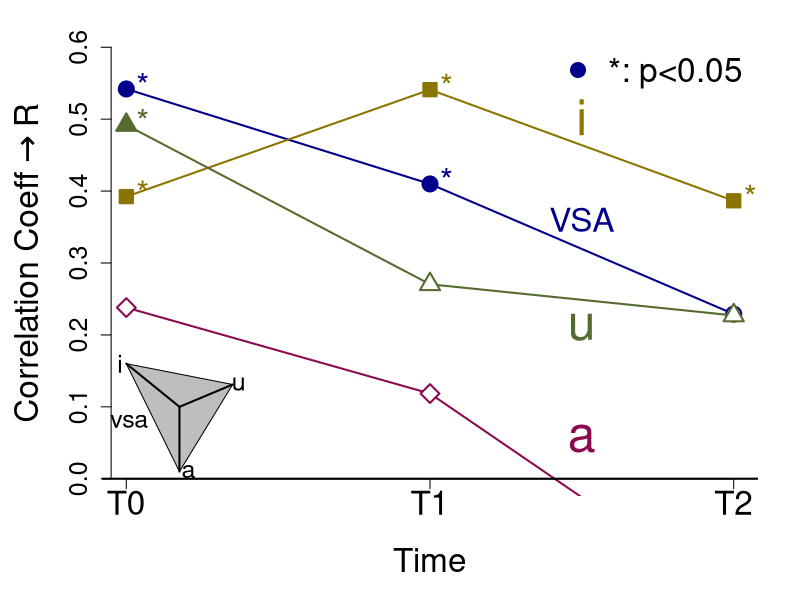

Reproduce this figure in R.
# R
#
# Copyright: 2017-2018, R.J.J.H. van Son and the Netherlands Cancer Institute
# License: GNU GPL v2 or later
# email: r.v.son@nki.nl
#
#
library("lmtest")
#
# A4 size in Inches
OutputWidth <-  11.692;
OutputHeight <- 7.5;
#
filenameText <- "PerceptualSpaceCorr_plotText.pdf"


LexpTableIndividual <- read.table("ListeningExp.tsv", header = TRUE, sep = "\t", na.strings = "-");
LexpTableIndividual$T <- factor(LexpTableIndividual$T, ordered=TRUE)
LexpTableIndividual$Speaker <- factor(LexpTableIndividual$Speaker, ordered=FALSE)

PatakaTable <- read.table("Pataka_results.tsv", header = TRUE, sep = "\t", na.strings = "-");

VowelTable <- read.table("Patient_data_Robust.tsv", header = TRUE, sep = "\t", na.strings = "-");
VowelTable$T <- factor(VowelTable$T, ordered=TRUE)
VowelTable$Speaker <- factor(VowelTable$Speaker, ordered=TRUE)

# Normalize scores
LexpTableIndividual$NormRating <- LexpTableIndividual$Rating
for(eval in unique(LexpTableIndividual$Evaluator)){
	LexpTableIndividual[LexpTableIndividual$Evaluator==eval,]$NormRating <- as.vector(scale(LexpTableIndividual[LexpTableIndividual$Evaluator==eval,]$Rating))
}

LexpTable <- aggregate(cbind(Rating, NormRating)~Speaker+T+Sex, data=LexpTableIndividual, mean);
VowelTable <- merge(VowelTable, LexpTable, by=c("Speaker", "T", "Sex"), sort = TRUE, all = TRUE)
VowelTable <- merge(VowelTable, PatakaTable, by = c("Speaker", "T"), suffixes = c("", ".pataka"), sort = TRUE, all=TRUE)


# Convert to T0, T1, T2 table
T0Table <- subset(VowelTable, subset = T == 0)
T1Table <- subset(VowelTable, subset = T == 1)
T2Table <- subset(VowelTable, subset = T == 2)
names(T2Table) <- paste(names(T2Table),".T2", sep="")
names(T2Table)[1] <- "Speaker"
names(T2Table)[2] <- "T"
names(T2Table)[3] <- "Sex"
names(T2Table)[4] <- "Name"
names(T2Table)[5] <- "Task"

TimeTable <- merge(T0Table, T1Table, by = c("Speaker", "Task"), suffixes = c(".T0", ".T1"), sort = TRUE, all = TRUE)
TimeTable <- merge(TimeTable, T2Table, by = c("Speaker", "Task"), sort = TRUE, all = TRUE)

# Indexed values on time T0
TimeTable$IdxNormRating.T1 <- 100 + 12*(TimeTable$NormRating.T1 - TimeTable$NormRating.T0)
TimeTable$IdxNormRating.T2 <- 100 + 12*(TimeTable$NormRating.T2 - TimeTable$NormRating.T0)

TimeTable$Idxart.rate.T1 <- 100 * TimeTable$art.rate.T1 / TimeTable$art.rate.T0
TimeTable$Idxart.rate.T2 <- 100 * TimeTable$art.rate.T2 / TimeTable$art.rate.T0

TimeTable$IdxArea2.T1 <- 100 * TimeTable$Area2.T1 / TimeTable$Area2.T0
TimeTable$IdxArea2.T2 <- 100 * TimeTable$Area2.T2 / TimeTable$Area2.T0

TimeTable$Idx.i.dist.T1 <- 100 * TimeTable$i.dist.T1 / TimeTable$i.dist.T0
TimeTable$Idx.i.dist.T2 <- 100 * TimeTable$i.dist.T2 / TimeTable$i.dist.T0

TimeTable$Idx.a.dist.T1 <- 100 * TimeTable$a.dist.T1 / TimeTable$a.dist.T0
TimeTable$Idx.a.dist.T2 <- 100 * TimeTable$a.dist.T2 / TimeTable$a.dist.T0

TimeTable$Idx.u.dist.T1 <- 100 * TimeTable$u.dist.T1 / TimeTable$u.dist.T0
TimeTable$Idx.u.dist.T2 <- 100 * TimeTable$u.dist.T2 / TimeTable$u.dist.T0

# Corr tests
TextData <- TimeTable[TimeTable$Task == "Dapre",]
WordsData <- TimeTable[TimeTable$Task == "Words",]

Area2NormRatingText.T0 <- cor.test(TextData$NormRating.T0, TextData$Area2.T0)
Area2NormRatingText.T1 <- cor.test(TextData$NormRating.T1, TextData$Area2.T1)
Area2NormRatingText.T2 <- cor.test(TextData$NormRating.T2, TextData$Area2.T2)

Area2Corr <- c(Area2NormRatingText.T0$estimate[[1]], Area2NormRatingText.T1$estimate[[1]], Area2NormRatingText.T2$estimate[[1]])
Area2P.value <- c(Area2NormRatingText.T0$p.value[[1]], Area2NormRatingText.T1$p.value[[1]], Area2NormRatingText.T2$p.value[[1]])
Area2Significance <- c("", "", "")
Area2Significance[Area2P.value < 0.05] = "*"

i.dist.NormRatingText.T0 <- cor.test(TextData$NormRating.T0, TextData$i.dist.T0)
i.dist.NormRatingText.T1 <- cor.test(TextData$NormRating.T1, TextData$i.dist.T1)
i.dist.NormRatingText.T2 <- cor.test(TextData$NormRating.T2, TextData$i.dist.T2)

i.dist.Corr <- c(i.dist.NormRatingText.T0$estimate[[1]], i.dist.NormRatingText.T1$estimate[[1]], i.dist.NormRatingText.T2$estimate[[1]])
i.dist.P.value <- c(i.dist.NormRatingText.T0$p.value[[1]], i.dist.NormRatingText.T1$p.value[[1]], i.dist.NormRatingText.T2$p.value[[1]])
i.dist.Significance <- c("", "", "")
i.dist.Significance[i.dist.P.value < 0.05] = "*"

a.dist.NormRatingText.T0 <- cor.test(TextData$NormRating.T0, TextData$a.dist.T0)
a.dist.NormRatingText.T1 <- cor.test(TextData$NormRating.T1, TextData$a.dist.T1)
a.dist.NormRatingText.T2 <- cor.test(TextData$NormRating.T2, TextData$a.dist.T2)

a.dist.Corr <- c(a.dist.NormRatingText.T0$estimate[[1]], a.dist.NormRatingText.T1$estimate[[1]], a.dist.NormRatingText.T2$estimate[[1]])
a.dist.P.value <- c(a.dist.NormRatingText.T0$p.value[[1]], a.dist.NormRatingText.T1$p.value[[1]], a.dist.NormRatingText.T2$p.value[[1]])
a.dist.Significance <- c("", "", "")
a.dist.Significance[a.dist.P.value < 0.05] = "*"

u.dist.NormRatingText.T0 <- cor.test(TextData$NormRating.T0, TextData$u.dist.T0)
u.dist.NormRatingText.T1 <- cor.test(TextData$NormRating.T1, TextData$u.dist.T1)
u.dist.NormRatingText.T2 <- cor.test(TextData$NormRating.T2, TextData$u.dist.T2)

u.dist.Corr <- c(u.dist.NormRatingText.T0$estimate[[1]], u.dist.NormRatingText.T1$estimate[[1]], u.dist.NormRatingText.T2$estimate[[1]])
u.dist.P.value <- c(u.dist.NormRatingText.T0$p.value[[1]], u.dist.NormRatingText.T1$p.value[[1]], u.dist.NormRatingText.T2$p.value[[1]])
u.dist.Significance <- c("", "", "")
u.dist.Significance[u.dist.P.value < 0.05] = "*"


# Plot

# Plot figure
pdf(filenameText, width=OutputWidth, height=OutputHeight, useDingbats=FALSE);

colorlist <- c("green1", "red1", "darkblue", "deeppink4", "gold4", "darkolivegreen", "blue", "red", "deeppink", "green")
par(mai=c(1.04,1.02,0.3,0.42))

bglist = c("white", "white", "white")
bglist[Area2P.value < 0.05] = colorlist[3]
plot(0:2, Area2Corr, ylim=c(0, 0.6), pch=21, type="o", axes = FALSE,, bg=bglist, col=colorlist[3], cex=2, lwd=2, cex.lab=2, ylab=expression("Correlation Coeff" %->% "R"), xlab="Time")

bglist = c("white", "white", "white")
bglist[i.dist.P.value < 0.05] = colorlist[5]
lines(0:2, i.dist.Corr, ylim=c(0, 0.6), pch=22, type="o", bg=bglist, col=colorlist[5], cex=2, lwd=2)

bglist = c("white", "white", "white")
bglist[a.dist.P.value < 0.05] = colorlist[4]
lines(0:2, a.dist.Corr, ylim=c(0, 0.6), pch=23, type="o", bg=bglist, col=colorlist[4], cex=2, lwd=2)

bglist = c("white", "white", "white")
bglist[u.dist.P.value < 0.05] = colorlist[6]
lines(0:2, u.dist.Corr, ylim=c(0, 0.6), pch=24, type="o", bg=bglist, col=colorlist[6], cex=2, lwd=2)

text(0:2, Area2Corr, Area2Significance, cex=2, pos=4, col=colorlist[3])
text(0:2, i.dist.Corr, i.dist.Significance, cex=2, pos=4, col=colorlist[5])
text(0:2, a.dist.Corr, a.dist.Significance, cex=2, pos=4, col=colorlist[4])
text(0:2, u.dist.Corr, u.dist.Significance, cex=2, pos=4, col=colorlist[6])
axis(2, pos=-0.05, cex.axis=1.5)
axis(1, at=c(0, 1, 2), labels=c("T0", "T1", "T2"), pos=0, cex=2, cex.axis=2)
abline(h=0, lwd=2)

# Legend
text(1.5, (Area2Corr[2]+Area2Corr[3])/2+0.01, labels="VSA", cex=2, pos=3, col=colorlist[3])
text(1.5, (i.dist.Corr[2]+i.dist.Corr[3])/2, labels="i", cex=3, pos=3, col=colorlist[5])
text(1.5, (a.dist.Corr[2]+a.dist.Corr[3])/2+0.05, labels="a", cex=3, pos=3, col=colorlist[4])
text(1.5, (u.dist.Corr[2]+u.dist.Corr[3])/2, labels="u", cex=3, pos=1, col=colorlist[6])

legend("topright", legend=c("*: p<0.05"), pch=c(21), bty="n", col=c(colorlist[3]), pt.bg=c(colorlist[3]), cex=2)

polygon(c(0, 0.35, 0.175), c(0.16, 0.131, 0.01), lwd=1, col="grey")
segments(0.175, 0.1, 0, 0.16, lwd=2)
segments(0.175, 0.1, 0.35, 0.131, lwd=2)
segments(0.175, 0.1, 0.175, 0.01, lwd=2)
text(c(0.01, 0-0.02, 0.35+0.02, 0.175+0.03), c(0.08, 0.16, 0.131, 0.01), labels=c("vsa", "i", "u", "a"), cex=1.5)

dev.off(dev.cur())
